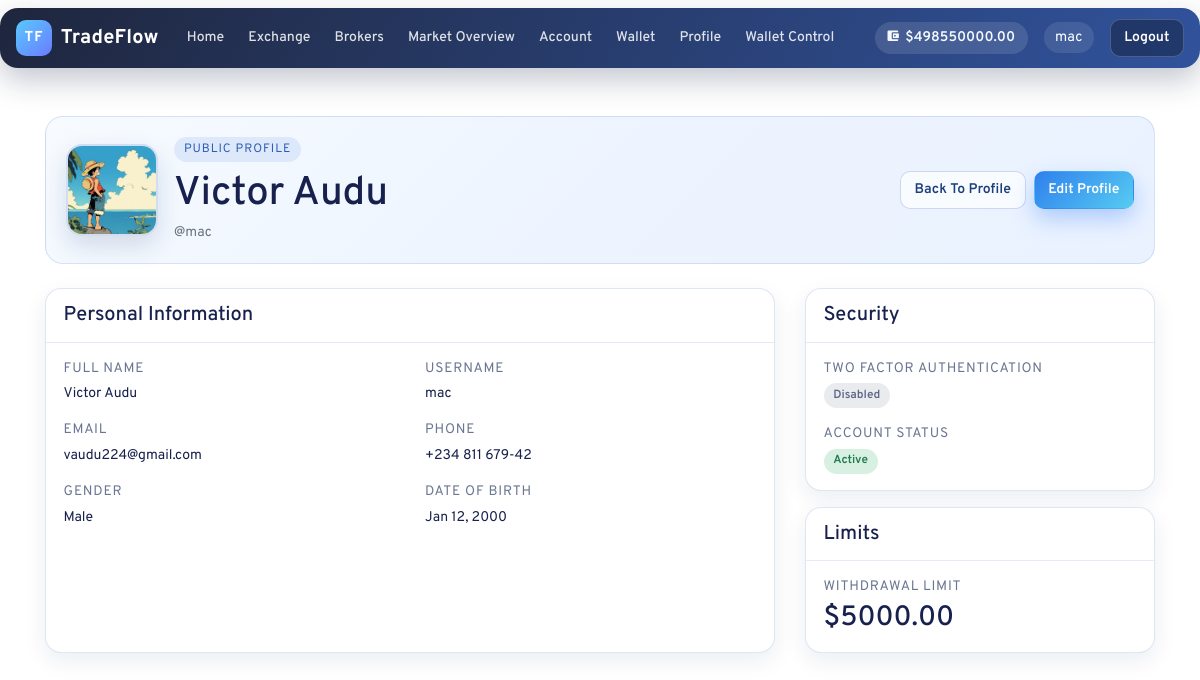
The page /users/profile/mac/ (signed in) on the database its author committed.
### tradeflow/models.py (models this page shows, shortened)
class Account(models.Model):
    ACCOUNT_STATUS = (
        ('verified', 'Verified'),
        ('unverified', 'Unverified'),
    )
    user = models.OneToOneField(settings.AUTH_USER_MODEL, on_delete=models.CASCADE, related_name='tradeflow_account')
    balance = models.DecimalField(max_digits=12, decimal_places=2)
    account_type = models.CharField(max_length=20, choices=[('cash', 'Cash'), ('margin', 'Margin')])
    account_status = models.CharField(max_length=10, choices=ACCOUNT_STATUS, default='unverified')
    total_withdrawals = models.DecimalField(max_digits=12, decimal_places=2, default=Decimal('0.00'))
    withdrawal_limit = models.DecimalField(max_digits=12, decimal_places=2, default=Decimal('10000.00'))
    created = models.DateTimeField(auto_now_add=True)
    updated = models.DateTimeField(auto_now=True)

### users/models.py (models this page shows, shortened)
class Profile(models.Model):
    GENDER = (
        ('M', 'Male'),
        ('F', 'Female'),
    )
    user = models.OneToOneField(User, on_delete=models.CASCADE)
    full_name = models.CharField(max_length=100, null=True, blank=True)
    username = models.CharField(max_length=200, blank=True, null=True)
    email = models.EmailField(null=True, blank=True)
    phone_number = models.CharField(max_length=15, blank=True, null=True)
    dob = models.DateField(null=True, blank=True)
    gender = models.CharField(max_length=1, choices=GENDER, null=True, blank=True)
    profile_image = models.ImageField(upload_to='profile_images/', blank=True, null=True, default='assets/img/avatar.svg')
    two_factor_enabled = models.BooleanField(default=False)
    withdrawal_limit = models.DecimalField(max_digits=12, decimal_places=2, default=5000.00, validators=[MinValueValidator(0)])
    created = models.DateTimeField(auto_now_add=True)
    updated = models.DateTimeField(auto_now=True)

### users/views.py (the view)
# urls.py: path("profile/<str:username>/", views.profile_view, name="profile_view"),
@login_required
def profile_view(request, username):
    target_user = get_object_or_404(User, username=username)
    profile_obj = get_user_profile(target_user)
    return render(
        request,
        "users/profile_view.html",
        {
            "profile": profile_obj,
        },
    )

### users/views.py (called while the page is built)
def get_user_profile(user):
    profile, _ = Profile.objects.get_or_create(
        user=user,
        defaults={
            "username": user.username,
            "email": user.email,
        },
    )
    if profile.username != user.username or profile.email != user.email:
        profile.username = user.username
        profile.email = user.email
        profile.save(update_fields=["username", "email"])
    return profile

### users/templates/users/profile_view.html
{% extends "main.html" %}
{% load static %}
{% block content %}
<section class="tf-public-profile mb-4">
    <div class="tf-public-hero">
        <div class="tf-public-avatar">
            {% if profile.profile_image %}
                <img src="{{ profile.profile_image.url }}" alt="{{ profile.user.username }} avatar">
            {% else %}
                <img src="{% static 'assets/img/avatar.svg' %}" alt="default avatar">
            {% endif %}
        </div>
        <div class="tf-public-head">
            <p class="tf-kicker mb-2">Public Profile</p>
            <h1 class="mb-1">{{ profile.full_name|default:profile.user.username }}</h1>
            <p class="text-muted mb-0">@{{ profile.user.username }}</p>
        </div>
        <div class="tf-public-actions">
            <a class="tf-btn tf-btn-ghost tf-btn-light" href="{% url 'users:profile' %}">Back To Profile</a>
            {% if request.user.username == profile.user.username %}
                <a class="tf-btn tf-btn-primary" href="{% url 'users:profile-update' %}">Edit Profile</a>
            {% endif %}
        </div>
    </div>
</section>
<section class="row">
    <div class="col-lg-8 mb-4">
        <div class="tf-panel h-100">
            <div class="tf-panel-header">
                <h2 class="h5 mb-0">Personal Information</h2>
            </div>
            <div class="tf-panel-body">
                <div class="row">
                    <div class="col-md-6 mb-3">
                        <p class="tf-stat-label mb-1">Full Name</p>
                        <p class="mb-0">{{ profile.full_name|default:"Not set" }}</p>
                    </div>
                    <div class="col-md-6 mb-3">
                        <p class="tf-stat-label mb-1">Username</p>
                        <p class="mb-0">{{ profile.user.username }}</p>
                    </div>
                    <div class="col-md-6 mb-3">
                        <p class="tf-stat-label mb-1">Email</p>
                        <p class="mb-0">{{ profile.user.email|default:"Not set" }}</p>
                    </div>
                    <div class="col-md-6 mb-3">
                        <p class="tf-stat-label mb-1">Phone</p>
                        <p class="mb-0">{{ profile.phone_number|default:"Not set" }}</p>
                    </div>
                    <div class="col-md-6 mb-3">
                        <p class="tf-stat-label mb-1">Gender</p>
                        <p class="mb-0">{{ profile.get_gender_display|default:"Not set" }}</p>
                    </div>
                    <div class="col-md-6 mb-3">
                        <p class="tf-stat-label mb-1">Date Of Birth</p>
                        <p class="mb-0">{% if profile.dob %}{{ profile.dob|date:"M d, Y" }}{% else %}Not set{% endif %}</p>
                    </div>
                </div>
            </div>
        </div>
    </div>
    <div class="col-lg-4 mb-4">
        <div class="tf-panel mb-3">
            <div class="tf-panel-header">
                <h2 class="h5 mb-0">Security</h2>
            </div>
            <div class="tf-panel-body">
                <div class="mb-3">
                    <p class="tf-stat-label mb-1">Two Factor Authentication</p>
                    <span class="tf-status-pill {% if profile.two_factor_enabled %}tf-status-success{% else %}tf-status-muted{% endif %}">
                        {% if profile.two_factor_enabled %}Enabled{% else %}Disabled{% endif %}
                    </span>
                </div>
                <div>
                    <p class="tf-stat-label mb-1">Account Status</p>
                    <span class="tf-status-pill {% if profile.user.is_active %}tf-status-success{% else %}tf-status-danger{% endif %}">
                        {% if profile.user.is_active %}Active{% else %}Inactive{% endif %}
                    </span>
                </div>
            </div>
        </div>
        <div class="tf-panel">
            <div class="tf-panel-header">
                <h2 class="h5 mb-0">Limits</h2>
            </div>
            <div class="tf-panel-body">
                <p class="tf-stat-label mb-1">Withdrawal Limit</p>
                <h3 class="mb-0">${{ profile.withdrawal_limit|default:"0.00" }}</h3>
            </div>
        </div>
    </div>
</section>
{% endblock content %}

### templates/navbar.html (shortened to what this page needs)
{% load static %}
<header class="tf-nav-wrap mb-4">
    <nav class="navbar navbar-expand-lg tf-nav">
        <a class='navbar-brand font-weight-bold tf-brand' href="{% url 'broker' %}">
            <span class="tf-brand-mark">TF</span>
            <span class="tf-brand-text">TradeFlow</span>
        </a>
        <div class="collapse navbar-collapse" id="headerMenu">
            <ul class="navbar-nav mr-auto tf-nav-links">
                <li class="nav-item">
                    <a class="nav-link tf-nav-link" href="{% url 'broker' %}">Home</a>
                </li>
                <li class="nav-item">
                    <a class="nav-link tf-nav-link" href="{% url 'exchange' %}">Exchange</a>
                </li>
                <li class="nav-item">
                    <a class="nav-link tf-nav-link" href="{% url 'brokers' %}">Brokers</a>
                </li>
                <li class="nav-item">
                    <a class="nav-link tf-nav-link" href="{% url 'market-overview' %}">Market Overview</a>
                </li>
                {% if request.user.is_authenticated %}
                <li class="nav-item">
                    <a class="nav-link tf-nav-link" href="{% url 'account-summary' %}">Account</a>
                </li>
                <li class="nav-item">
                    <a class="nav-link tf-nav-link" href="{% url 'wallet' %}">Wallet</a>
                </li>
                <li class="nav-item">
                    <a class="nav-link tf-nav-link" href="{% url 'users:profile' %}">Profile</a>
                </li>
                {% if request.user.is_staff or request.user.is_superuser %}
                <li class="nav-item">
                    <a class="nav-link tf-nav-link" href="{% url 'admin-wallet-dashboard' %}">Wallet Control</a>
                </li>
                {% endif %}
                {% endif %}
            </ul>
            <ul class="navbar-nav ml-auto align-items-center tf-nav-actions">
                {% if request.user.is_authenticated %}
                    {% if request.user.tradeflow_account %}
                        <li class="nav-item mr-2">
                            <span class="tf-balance-pill">
                                <i class="icon ion-md-wallet"></i>
                                ${{ request.user.tradeflow_account.balance }}
                            </span>
                        </li>
                    {% endif %}
                    <li class="nav-item d-flex align-items-center mr-2">
                        <span class="tf-user-chip">{{ request.user.username }}</span>
                    </li>
                    <li class="nav-item">
                        <a class="tf-btn tf-btn-dark" href="{% url 'users:logout' %}">Logout</a>
                    </li>
                {% endif %}
            </ul>
        </div>
    </nav>
</header>

### static/assets/css/style.css (style rules this page uses)
body { font-family: 'Overpass', sans-serif; font-size: 14px; line-height: 1.5; color: #18214D; background: #FFFFFF; font-weight: 400; }
a, a:hover { text-decoration: none; transition: 0.3s; }
ul, ol { margin: 0; padding: 0; list-style: none; }
img { max-width: 100%; height: auto; }
header nav a { color: #18214d; }
header .navbar-brand { padding: 0; }
.navbar-expand-lg .navbar-nav .nav-link { padding-right: 1rem; padding-left: 1rem; }

### static/assets/css/modern-ui.css (style rules this page uses)
.tf-nav-wrap { position: sticky; top: 0; z-index: 1000; }
.tf-nav { border-radius: 18px; margin: 0.5rem auto; padding: 0.7rem 1rem; background: linear-gradient(120deg, rgba(12, 20, 45, 0.92), rgba(31, 68, 148, 0.92)); backdrop-filter: blur(10px); box-shadow: 0 12px 30px rgba(17, 30, 65, 0.25); }
.tf-brand { display: inline-flex; align-items: center; gap: 0.55rem; color: #fff; }
.tf-brand-mark { display: inline-flex; align-items: center; justify-content: center; width: 36px; height: 36px; border-radius: 10px; font-size: 0.9rem; letter-spacing: 0.08em; background: linear-gradient(135deg, #59c9ff, #6a7cff); color: #fff; }
.tf-brand-text { font-weight: 700; letter-spacing: 0.01em; }
.tf-nav-link { color: rgba(255, 255, 255, 0.85) !important; font-weight: 500; border-radius: 10px; padding: 0.45rem 0.75rem !important; transition: all 0.2s ease; }
.tf-nav-actions { gap: 0.5rem; }
.tf-balance-pill { display: inline-flex; align-items: center; gap: 0.4rem; border-radius: 999px; padding: 0.35rem 0.8rem; font-weight: 600; color: #f4f9ff; background: rgba(255, 255, 255, 0.12); }
.tf-user-chip { display: inline-flex; align-items: center; border-radius: 999px; padding: 0.3rem 0.7rem; font-size: 0.9rem; color: #fff; background: rgba(255, 255, 255, 0.1); }
.tf-btn { display: inline-block; border-radius: 10px; padding: 0.45rem 0.85rem; font-weight: 600; border: 1px solid transparent; transition: transform 0.15s ease, box-shadow 0.2s ease, background 0.2s ease; }
.tf-btn-primary { color: #fff; background: linear-gradient(135deg, #2f80ed, #56ccf2); box-shadow: 0 10px 22px rgba(59, 130, 246, 0.35); }
.tf-btn-ghost { color: #f8fbff; border-color: rgba(255, 255, 255, 0.3); background: rgba(255, 255, 255, 0.06); }
.tf-btn-dark { color: #fff; background: rgba(0, 0, 0, 0.3); border-color: rgba(255, 255, 255, 0.2); }
.tf-kicker { display: inline-block; border-radius: 999px; padding: 0.22rem 0.62rem; font-size: 0.76rem; text-transform: uppercase; letter-spacing: 0.08em; color: #2f5fb5; background: rgba(60, 116, 217, 0.12); }
.tf-stat-label { color: #6b7692; font-size: 0.86rem; text-transform: uppercase; letter-spacing: 0.06em; }
.tf-panel { border-radius: 16px; border: 1px solid rgba(90, 127, 199, 0.2); background: #fff; box-shadow: 0 8px 22px rgba(14, 39, 84, 0.08); }
.tf-panel-header { border-bottom: 1px solid rgba(90, 127, 199, 0.16); padding: 0.9rem 1.1rem; }
.tf-panel-body { padding: 1rem 1.1rem; }
.tf-status-pill { display: inline-flex; align-items: center; justify-content: center; border-radius: 999px; padding: 0.22rem 0.6rem; font-size: 0.74rem; font-weight: 600; color: #2d5ea9; background: rgba(73, 126, 214, 0.14); }
.tf-status-success { color: #1f7a4f; background: rgba(39, 174, 96, 0.18); }
.tf-status-muted { color: #5e6785; background: rgba(117, 128, 156, 0.16); }
.tf-public-profile { border-radius: 18px; border: 1px solid rgba(87, 128, 210, 0.2); background: linear-gradient(135deg, #f7fbff 0%, #edf4ff 50%, #eaf2ff 100%); padding: 1.25rem; }
.tf-public-hero { display: flex; align-items: center; gap: 1rem; }
.tf-public-avatar { width: 92px; height: 92px; border-radius: 16px; overflow: hidden; border: 2px solid rgba(92, 133, 213, 0.28); box-shadow: 0 10px 24px rgba(20, 48, 98, 0.15); background: #fff; }
.tf-public-avatar img { width: 100%; height: 100%; object-fit: cover; }
.tf-public-head { flex: 1; min-width: 0; }
.tf-public-actions { display: flex; flex-wrap: wrap; gap: 0.5rem; }
.tf-btn-light { color: #1d3f7e; background: rgba(255, 255, 255, 0.7); border-color: rgba(92, 133, 213, 0.3); }

### rows shown on the page
Profile: profile_image (picture), full_name "Victor Audu", user.username "mac", user.email "vaudu224@gmail.com", phone_number "+234 811 679-42", gender "Male", dob "Jan 12, 2000", withdrawal_limit "5000.00"

### other values the page prints
{{ request.user.tradeflow_account.balance }} "498550000.00"
{{ request.user.username }} "mac"
